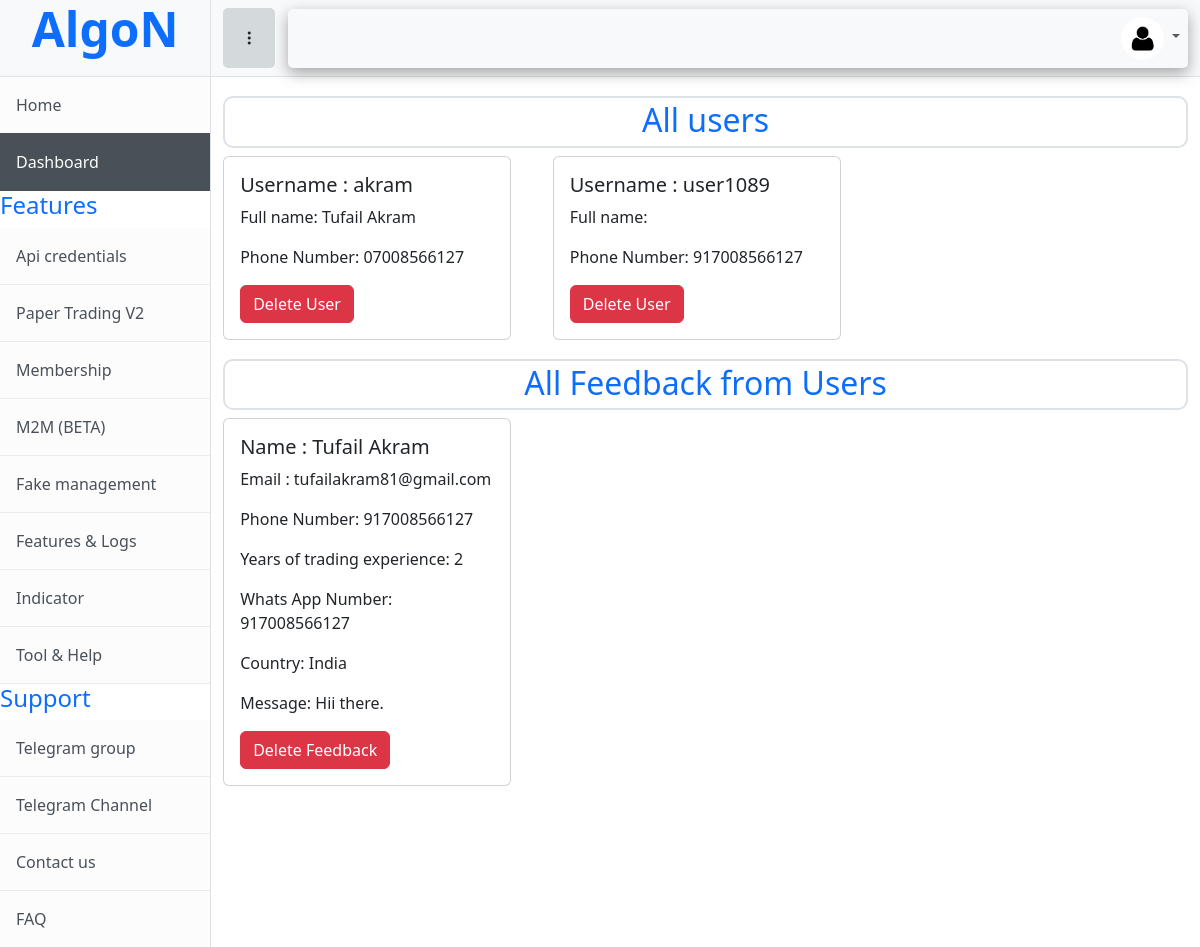
Screenshot of /admin_panel with the database file from the repository.
### home/models.py (models this page shows, shortened)
class User(AbstractUser):
    username=models.CharField( max_length=50 ,null=True,unique=True)
    email=models.EmailField( max_length=254,null=True,unique=True)
    Mobile_number=models.CharField( max_length=50,null=True,blank=True)
    password=models.CharField( max_length=500,null=True,blank=True)
    confirm_password=models.CharField( max_length=50,null=True,blank=True)
    objects=UserManager()
    REQUIRED_FIELDS=[]

class contact_us_feedback(models.Model):
    c_name = models.CharField(max_length=50,null=True,blank=True)
    c_email = models.EmailField(max_length=254,null=True,blank=True)
    c_number = models.CharField( max_length=50 ,null=True,blank=True)
    c_experience=models.CharField( max_length=50,null=True,blank=True)
    c_wnumber=models.CharField( max_length=50,null=True,blank=True)
    c_country=models.CharField( max_length=50,null=True,blank=True)
    c_message=models.CharField( max_length=500,null=True,blank=True)

### home/views.py (the view)
# urls.py: path('admin_panel',views.admin_panel,name='admin_panel'),
def admin_panel(request):
  User_check = User.objects.all()
  User_contact_us_feedback = contact_us_feedback.objects.all()
  return render(request,"admin_panel.html",{"User_check":User_check,"User_contact_us_feedback":User_contact_us_feedback})

### templates/admin_panel.html (shortened to what this page needs)
{% extends 'Base_dashboard.html' %} {% load static %} {% block dashboard_body %}
<h2
  class="text-center text-primary border border-2"
  style="border-radius: 10px; margin-top: 2%; padding: 3px 0 6px 0"
>
  All users
</h2>
<div class="row">
  {% for user in User_check %}
  <div class="col-sm-4 mb-3 mb-sm-0">
    <div class="card" style="width: 18rem">
      <div class="card-body">
        <h5 class="card-title">Username : {{user.username}}</h5>
        <p class="card-text">
          Full name: {{user.first_name}} {{user.last_name}}
        </p>
        <p class="card-text">Phone Number: {{user.Mobile_number}}</p>
{% if user.id == request.user.id %}
<h4>Admin logged in</h1>
{% else %}
<form action=" delete_user/{{user.id}} " method="post">
    <button class="btn btn-danger">Delete User</button>
  </form>
{% endif %}
      </div>
    </div>
  </div>
  {% endfor %}
</div>
<h2
  class="text-center text-primary border border-2"
  style="border-radius: 10px; margin-top: 2%; padding: 3px 0 6px 0"
>
  All Feedback from Users
</h2>
<div class="row">
  {% for Feedback in User_contact_us_feedback %}
  <div class="col-sm-4 mb-3 mb-sm-0">
    <div class="card" style="width: 18rem">
      <div class="card-body">
        <h5 class="card-title">Name : {{Feedback.c_name}}</h5>
        <p class="card-text">Email : {{Feedback.c_email}}</p>
        <p class="card-text">Phone Number: {{Feedback.c_number}}</p>
        <p class="card-text">
          Years of trading experience: {{Feedback.c_experience}}
        </p>
        <p class="card-text">Whats App Number: {{Feedback.c_wnumber}}</p>
        <p class="card-text">Country: {{Feedback.c_country}}</p>
        <p class="card-text">Message: {{Feedback.c_message}}</p>
        <form action=" delete_feedback/{{Feedback.id}} " method="post">
          <button class="btn btn-danger">Delete Feedback</button>
        </form>
      </div>
    </div>
  </div>
  {% endfor %}
</div>
{% endblock dashboard_body %}

### templates/Base_dashboard.html (shortened to what this page needs)
<!DOCTYPE html>
<html lang="en">
    {% load static %}
    {% load socialaccount %}
  <head>
    <link
      href="https://cdnjs.cloudflare.com/ajax/libs/font-awesome/5.10.0/css/all.min.css"
      rel="stylesheet"
    />
    <link
      rel="stylesheet"
      href="https://cdn.jsdelivr.net/npm/swiper@9/swiper-bundle.min.css"
    />
    <link
      href="https://cdn.jsdelivr.net/npm/bootstrap-icons@1.4.1/font/bootstrap-icons.css"
      rel="stylesheet"
    />
    <link
      href="https://cdn.jsdelivr.net/npm/bootstrap@5.3.0-alpha3/dist/css/bootstrap.min.css"
      rel="stylesheet"
    />
    <link
      rel="stylesheet"
      href="https://cdn.jsdelivr.net/npm/bootstrap-icons@1.10.5/font/bootstrap-icons.css"
    />
  </head>
  <body>
    <div class="d-flex " id="wrapper">
      <div class="border-end bg-white" id="sidebar-wrapper" style="width: 16rem;">
        <div class="sidebar-heading border-bottom bg-light" style="    height: 4.8rem;
        text-align: center;">
            <a href="/" class="navbar-brand ms-4 ms-lg-0">
                <h1 class="display-5 text-primary m-0" style="    font-weight: 700;">AlgoN</h1>
            </a>
        </div>
        <div class="list-group list-group-flush">
          <a
            class="list-group-item list-group-item-action list-group-item-light p-3  "
            href=" {% url 'home' %} "
            >Home</a
          >
          <a
            class="list-group-item list-group-item-action list-group-item-light p-3 active "
            href=" {% url 'dashboard' %}"
            >Dashboard</a
          >
<h4 class="text-primary">Features</h4>
          <a
            class="list-group-item list-group-item-action list-group-item-light p-3"
            href="#!"
            >Api credentials</a
          >
          <a
            class="list-group-item list-group-item-action list-group-item-light p-3"
            href="#!"
            >Paper Trading V2</a
          >
          <a
            class="list-group-item list-group-item-action list-group-item-light p-3"
            href="#!"
            >Membership</a
          >
          <a
            class="list-group-item list-group-item-action list-group-item-light p-3"
            href="#!"
            >M2M (BETA)</a
          >
          <a
            class="list-group-item list-group-item-action list-group-item-light p-3"
            href="#!"
            >Fake management</a
          >
          <a
            class="list-group-item list-group-item-action list-group-item-light p-3"
            href="#!"
            >Features & Logs </a
          >
          <a
            class="list-group-item list-group-item-action list-group-item-light p-3"
            href="#!"
            >Indicator </a
          >
          <a
            class="list-group-item list-group-item-action list-group-item-light p-3"
            href="#!"
            >Tool  & Help </a>
            <h4 class="text-primary">Support</h4>
            <a
            class="list-group-item list-group-item-action list-group-item-light p-3"
            href="#!"
            >Telegram group</a>
            <a
            class="list-group-item list-group-item-action list-group-item-light p-3"
            href="#!"
            >Telegram Channel</a>
            <a
            class="list-group-item list-group-item-action list-group-item-light p-3"
            href="#!"
            >Contact us</a
          >
            <a
            class="list-group-item list-group-item-action list-group-item-light p-3"
            href="#!"
            > FAQ</a
          >
        </div>
      </div>
      <div id="page-content-wrapper">
        <nav
          class="navbar navbar-expand-lg navbar-light bg-light border-bottom"
        >
          <div class="container-fluid  ">
                <i class="bi bi-three-dots-vertical" id="sidebarToggle"></i>
            <div class="collapse navbar-collapse" id="navbarSupportedContent">
              <ul class="navbar-nav ms-auto mt-2 mt-lg-0" style='    display: flex;
              align-items: center;
              gap: 1rem;'>
                <li class="nav-item dropdown">
                  <a
                    class="nav-link dropdown-toggle"
                    id="navbarDropdown"
                    href="#"
                    role="button"
                    data-bs-toggle="dropdown"
                    aria-haspopup="true"
                    aria-expanded="false"
                    >
                    <img src="{% static 'images/pngwing.com.png' %}" style="width: 43px !important;">
                    </a
                  >
                </li>
              </ul>
            </div>
          </div>
        </nav>
        <div class="container-fluid">
         {% block dashboard_body %}{% endblock dashboard_body %}
      </div>
    </div>
  </body>
</html>

### templates/Base_dashboard.html (style rules this page uses)
@media (min-width: 768px) { #sidebar-wrapper { margin-left: 0; } }
@media (min-width: 768px) { #page-content-wrapper { min-width: 0; width: 100%; } }
#navbarSupportedContent { box-shadow: rgba(0, 0, 0, 0.35) 0px 5px 15px; border-radius: 5px; }
#sidebarToggle { padding: 18px; border-radius: 5px; background: #d4dadc; margin-right: 13px; cursor: pointer; }

### rows the page displays
User: username "akram", first_name "Tufail", last_name "Akram", Mobile_number "07008566127"
User: username "user1089", Mobile_number "917008566127"
contact_us_feedback: c_name "Tufail Akram", c_email "tufailakram81@gmail.com", c_number "917008566127", c_experience "2", c_wnumber "917008566127", c_country "India", c_message "Hii there."
